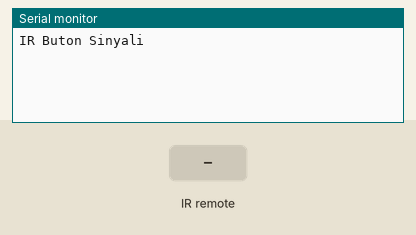
The sketch below on a simulated Arduino Uno, built with avr-gcc and run on an emulated ATmega328P. On the bench: the last lines printed to the serial monitor. The test bench sets the inputs (shaded band).

Above: at 1.2 s.
1.3 s: infrared code 0xFD8877 received
At 2.3 s:
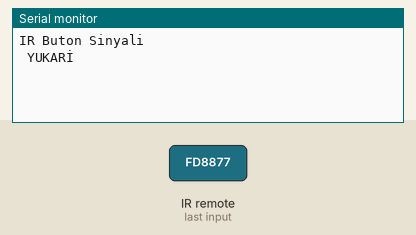
2.8 s: infrared code 0xFD28D7 received
At 3.5 s:
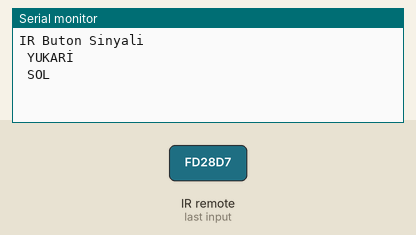
4.3 s: infrared code 0xFDA857 received
At 4.6 s:
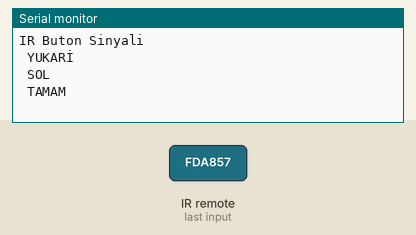
5.8 s: infrared code 0xFD6897 received
At 7.0 s:
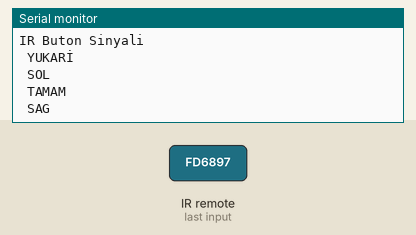
7.3 s: infrared code 0xFD9867 received
At 8.1 s:
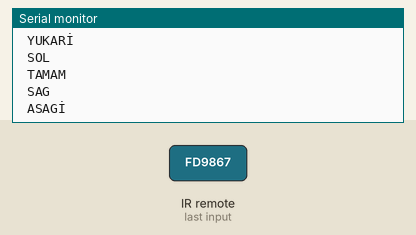
8.8 s: infrared code 0xFD00FF received
At 9.3 s:
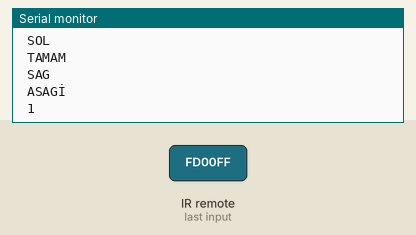

Measured:
- after the input at 1.3 s, the serial monitor: prints a new line at once (image 1)
- after the input at 2.8 s, the serial monitor: prints a new line at once (image 2)
- after the input at 4.3 s, the serial monitor: prints a new line at once (image 3)
- after the input at 5.8 s, the serial monitor: prints a new line at once (image 4)
- after the input at 7.3 s, the serial monitor: prints a new line at once (image 5)
- after the input at 8.8 s, the serial monitor: prints a new line at once (image 6)

The sketch:

Bolum_3_Uyg_8.ino
```cpp
#include "IRremote.h"
       int receiver = 11;
       IRrecv irrecv(receiver);
       decode_results results;
       void setup() {
         Serial.begin(9600);
         Serial.println("IR Buton Sinyali");
         irrecv.enableIRIn();
}
       void loop() {
         if (irrecv.decode(&results))
          {
           translateIR();
           irrecv.resume();
}}
void translateIR() {
         switch(results.value)
          {
         case 0xFD8877: Serial.println(" YUKARİ");break;
         case 0xFD28D7: Serial.println(" SOL ");break;
         case 0xFDA857: Serial.println(" TAMAM ");break;
         case 0xFD6897: Serial.println(" SAG");break;
         case 0xFD9867: Serial.println(" ASAGİ ");break;
         case 0xFD00FF: Serial.println(" 1");break;
         case 0xFD807F: Serial.println(" 2");break;
         case 0xFD40BF: Serial.println(" 3");break;
         case 0xFD20DF: Serial.println(" 4");break;
         case 0xFDA05F: Serial.println(" 5");break;
         case 0xFD609F: Serial.println(" 6");break;
          case 0xFD10EF: Serial.println(" 7");break;
  case 0xFD906F: Serial.println(" 8");break;
  case 0xFD50AF: Serial.println(" 9");break;
  case 0xFD30CF: Serial.println(" *");break;
  case 0xFDB04F: Serial.println(" 0");break;
  case 0xFD708F: Serial.println(" #");break;
  case 0xFFFFFFFF: Serial.println(" TEKRAR ");break;
  default: Serial.println(" YANLIS ALGILAMA  ");
}
delay(500);
}
```
